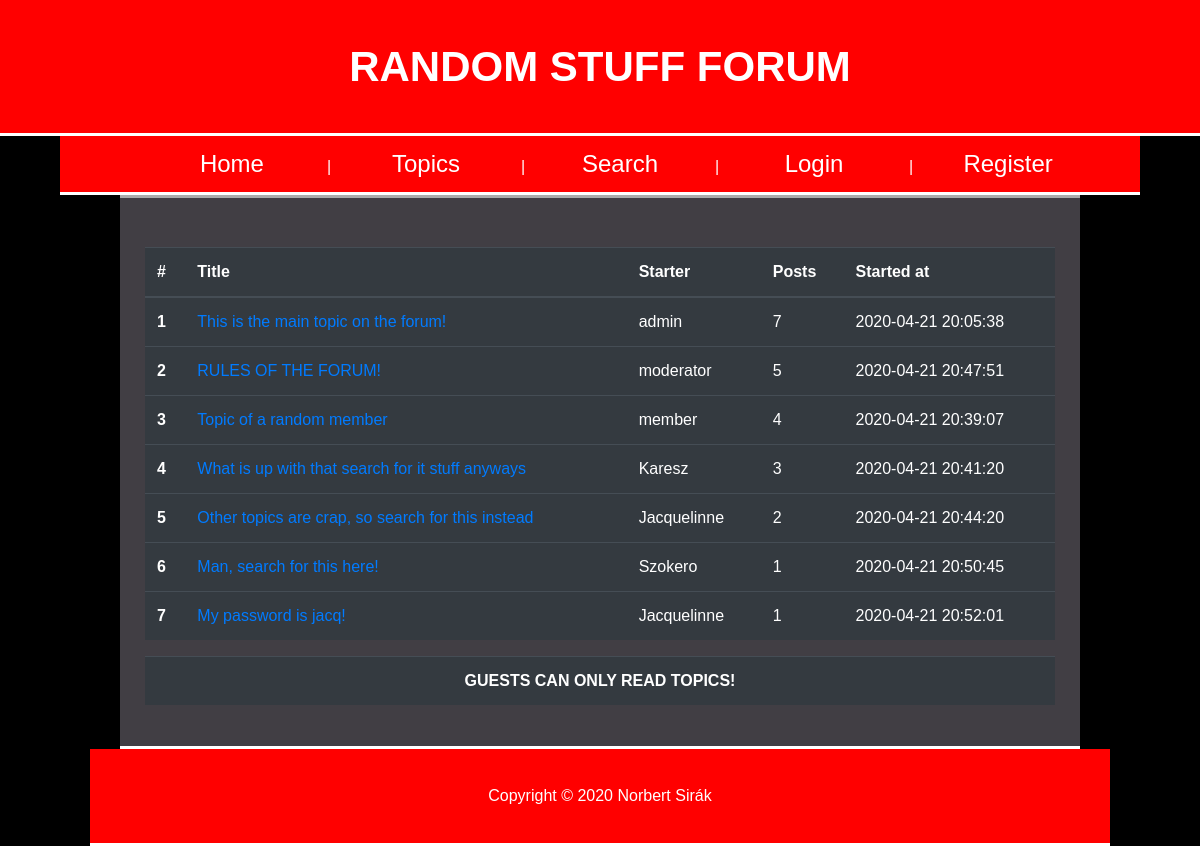
Page /index.php?page=topics on the committed database.
### tables this page shows
CREATE TABLE IF NOT EXISTS `topics` (
  `id` int(10) NOT NULL AUTO_INCREMENT,
  `title` varchar(64) NOT NULL,
  `who_started` varchar(64) NOT NULL,
  `post_number` int(10) NOT NULL DEFAULT '0',
  `date` datetime NOT NULL DEFAULT CURRENT_TIMESTAMP,
  PRIMARY KEY (`id`)
);

### protected/userManager.php (called while the page is built, shortened)
<?php
function IsUserLoggedIn() {
	return $_SESSION  != null && array_key_exists('uid', $_SESSION) && is_numeric($_SESSION['uid']);
}
?>

### protected/database.php (called while the page is built, shortened)
<?php
function getConnection() {
	$connection = new PDO(DB_TYPE.':host='.DB_HOST.';dbname='.DB_NAME.';',DB_USER, DB_PASS);
	$connection->exec("SET NAMES '".DB_CHARSET."'");
	return $connection;
}
function getList($queryString, $queryParams = []) {
	$connection = getConnection();
	$statement = $connection->prepare($queryString);
	$success = $statement->execute($queryParams);
	$result = $success ? $statement->fetchAll(PDO::FETCH_ASSOC) : [];
	return $result;
}
?>

### protected/topic/load_topics.php (the view, shortened to what this page needs)
<br>
<?php
$query = "SELECT id, title, who_started, date, post_number FROM topics ORDER BY post_number DESC";
$topics = getList($query);
?>
<?php if(count($topics) <= 0) : ?>
	<br><h1 style="text-align: center;">THERE ARE NO TOPICS YET!</h1>
<?php else : ?>
	<table class="table table-hover table-dark">
		<thead>
			<tr>
				<th scope="col">#</th>
				<th scope="col">Title</th>
				<th scope="col">Starter</th>
				<th scope="col">Posts</th>
				<th scope="col">Started at</th>
			</tr>
		</thead>
		<tbody>
			<?php $i = 0; ?>
			<?php foreach ($topics as $t) : ?>
				<?php $i++; ?>
				<tr>
					<th scope="row"><?=$i ?></th>
					<td><a href="<?="index.php?page=load_posts&topictitle=".$t['title']?>"><?=$t['title']?></a></td>
					<td><?=$t['who_started'] ?></td>
					<td><?=$t['post_number'] ?></td>
					<td><?=$t['date'] ?></td>
				</tr>
			<?php endforeach;?>
		</tbody>
	</table>
<?php endif; ?>
<table class="table table-hover table-dark">
	<th scope="row" style="text-align: center;">
	<?php if(isUserLoggedIn()) : ?>
		<?php if ($_SESSION['permission'] < 1) : ?>
			<b>YOU ARE MUTED! YOU CAN'T START A TOPIC!</b>
		<?php else : ?>
			<b><a href="index.php?page=new_topic"> >> START A NEW TOPIC HERE << </a></b>
		<?php endif; ?>
	<?php else : ?>
		<b>GUESTS CAN ONLY READ TOPICS!</b>
	<?php endif; ?>
	</th>
</table>

### index.php (shortened to what this page needs)
<!DOCTYPE html>
<html>
<head>
	<link rel="stylesheet" href="https://stackpath.bootstrapcdn.com/bootstrap/4.4.1/css/bootstrap.min.css">
	<link rel="stylesheet" type="text/css" href="<?=PUBLIC_DIR.'styles.css?'?>">
</head>
<body>
	<header><?php include_once PROTECTED_DIR.'normal/header.php'; ?></header>
	<nav><?php require_once PROTECTED_DIR.'normal/nav.php'; ?></nav>
	<main style="background-color: rgb(65, 62, 68);">
		<div style="padding: 25px;"><?php require_once PROTECTED_DIR.'routing.php'; ?></div>
	</main>
	<footer style="width: 85%;"><?php include_once PROTECTED_DIR.'normal/footer.php'; ?></footer>
</body>
</html>

### protected/normal/header.php
<b>RANDOM STUFF FORUM</b>

### protected/normal/nav.php (shortened to what this page needs)
<ul>
	<li>
		<a href="index.php">Home</a>
	</li>
	<span> &nbsp; | &nbsp; </span>
	<li>
		<a href="index.php?page=topics">Topics</a>
	</li>
	<span> &nbsp; | &nbsp; </span>
		<li>
			<a href="index.php?page=search">Search</a>
		</li>
	<?php if(!IsUserLoggedIn()) : ?>
		<span> &nbsp; | &nbsp; </span>
		<li>
			<a href="index.php?page=login">Login</a>
		</li>
		<span> &nbsp; | &nbsp; </span>
		<li>
			<a href="index.php?page=reg">Register</a>
		</li>
	<?php endif; ?>
</ul>

### protected/routing.php (shortened to what this page needs)
<?php
switch ($_GET['page'])
{
	case 'topics': require_once PROTECTED_DIR.'topic/load_topics.php'; break;
}
?>

### protected/normal/footer.php
Copyright &copy; 2020 Norbert Sirák

### public/styles.css (style rules this page uses)
header { text-align: center; font-size: 42px; color: white; background-color: red; padding-top: 35px; padding-bottom: 35px; border-bottom: inset white; margin: auto; width: 100% }
body { text-align: justify; background-color: black; color: white; text-align: center; font-family: arial; }
nav { border-bottom: inset white; color: white; text-decoration-color: white; background-color: red; padding: 10px; margin: auto; width: 90%; position: sticky; top: 0px; z-index: 1; }
nav ul { white-space: nowrap; margin: 0 50 0 50; margin: 0 auto; }
nav li { width: 16%; display: inline-block; font-size: 24px; }
nav li a { text-decoration: none; color: white; }
main { color: white; border-top: inset white; border-bottom: inset white; margin: auto; width: 80%; text-align: justify; background-color: gray; }
span { color: white; }
footer { text-align: center; color: white; background-color: red; padding-top: 35px; padding-bottom: 35px; border-bottom: inset white; margin: auto; }

### rows in the picture
topics: title "This is the main topic on the forum!", who_started "admin", post_number "7", date "2020-04-21 20:05:38"
topics: title "RULES OF THE FORUM!", who_started "moderator", post_number "5", date "2020-04-21 20:47:51"
topics: title "Topic of a random member", who_started "member", post_number "4", date "2020-04-21 20:39:07"
topics: title "What is up with that search for it stuff anyways", who_started "Karesz", post_number "3", date "2020-04-21 20:41:20"
topics: title "Other topics are crap, so search for this instead", who_started "Jacquelinne", post_number "2", date "2020-04-21 20:44:20"
topics: title "Man, search for this here!", who_started "Szokero", post_number "1", date "2020-04-21 20:50:45"
topics: title "My password is jacq!", who_started "Jacquelinne", post_number "1", date "2020-04-21 20:52:01"
